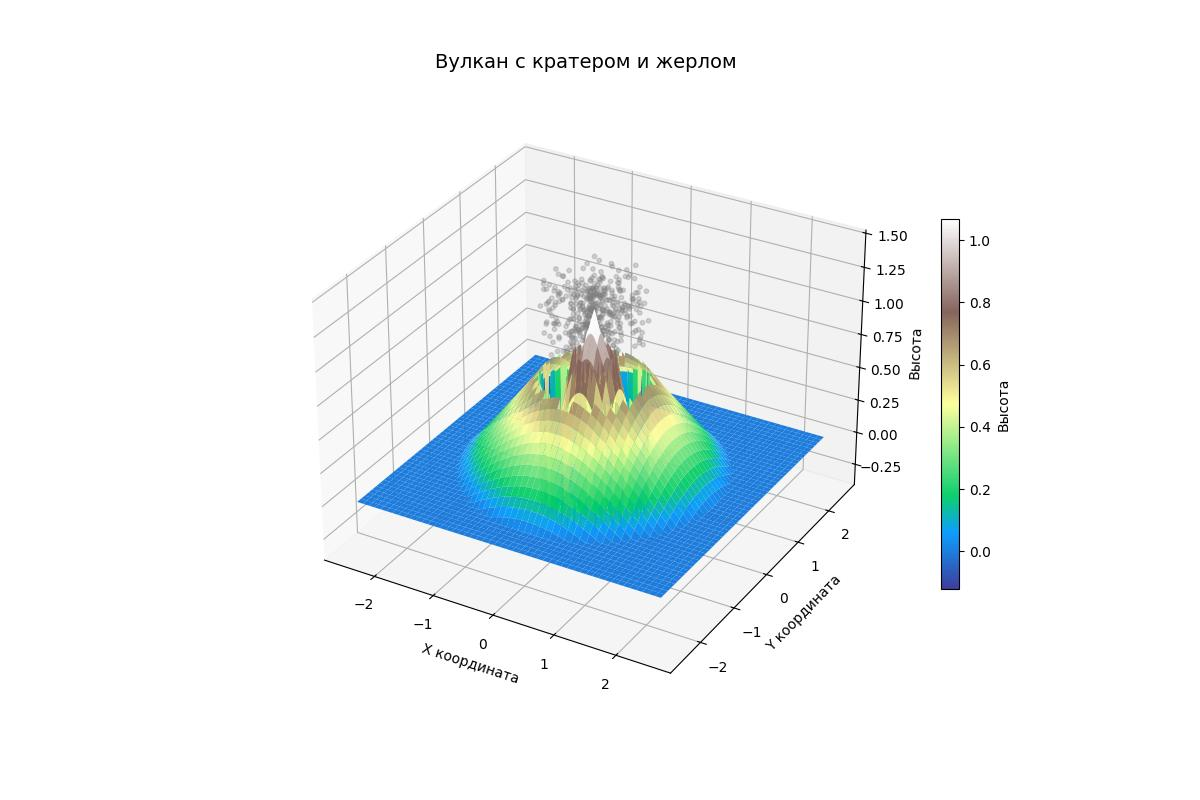

Recreate this plot in Python.
import numpy as np
import matplotlib.pyplot as plt
from mpl_toolkits.mplot3d import Axes3D

# Координаты
x = np.linspace(-2.5, 2.5, 1000)
y = np.linspace(-2.5, 2.5, 1000)
X, Y = np.meshgrid(x, y)

# Расчёт высоты
R = np.sqrt(X**2 + Y**2)

# Сложный рельеф: основание + склон + кратер + центральный конус
Z = np.zeros_like(R)

# Основание (пологая часть)
mask_base = R <= 2.0
Z[mask_base] = 0.2 * (1 - R[mask_base]/2.0)**2

# Главный конус
mask_cone = (R > 0.5) & (R <= 2.0)
Z[mask_cone] += 0.8 * (1 - (R[mask_cone] - 0.5)/1.5)

# Кратер (углубление)
mask_crater = (R > 0.3) & (R <= 0.8)
Z[mask_crater] = 0.9 - 1.2 * (R[mask_crater] - 0.3)/0.5

# Центральная возвышенность (жерло)
mask_vent = R <= 0.3
Z[mask_vent] = 0.7 + 0.5 * (1 - R[mask_vent]/0.3)

# Сглаживание небольшого шума (по желанию)
from scipy.ndimage import gaussian_filter
Z = gaussian_filter(Z, sigma=0.5)

# Отрисовка
fig = plt.figure(figsize=(12, 8))
ax = fig.add_subplot(111, projection='3d')

surf = ax.plot_surface(X, Y, Z, cmap='terrain', edgecolor='none', 
                       antialiased=True, alpha=0.95)

ax.set_title('Вулкан с кратером и жерлом', fontsize=14, pad=20)
ax.set_xlabel('X координата')
ax.set_ylabel('Y координата')
ax.set_zlabel('Высота')

# Добавляем облако "дыма" из точек
theta = np.random.uniform(0, 2*np.pi, 500)
r = np.random.uniform(0, 0.8, 500)
x_smoke = r * np.cos(theta)
y_smoke = r * np.sin(theta)
z_smoke = np.random.uniform(0.9, 1.4, 500)

ax.scatter(x_smoke, y_smoke, z_smoke, c='gray', alpha=0.3, s=10)

fig.colorbar(surf, ax=ax, shrink=0.6, aspect=20, label='Высота')

plt.savefig('pochti.jpg')
